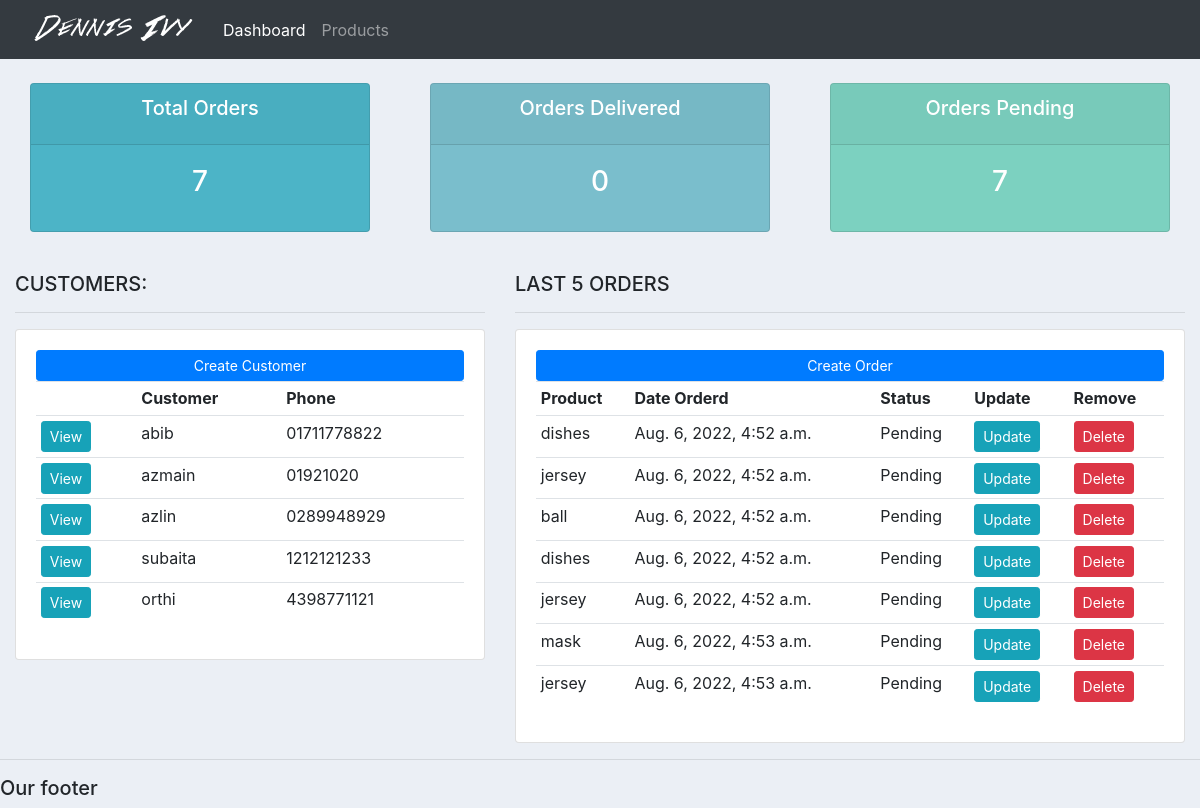
The app's page /, older data.
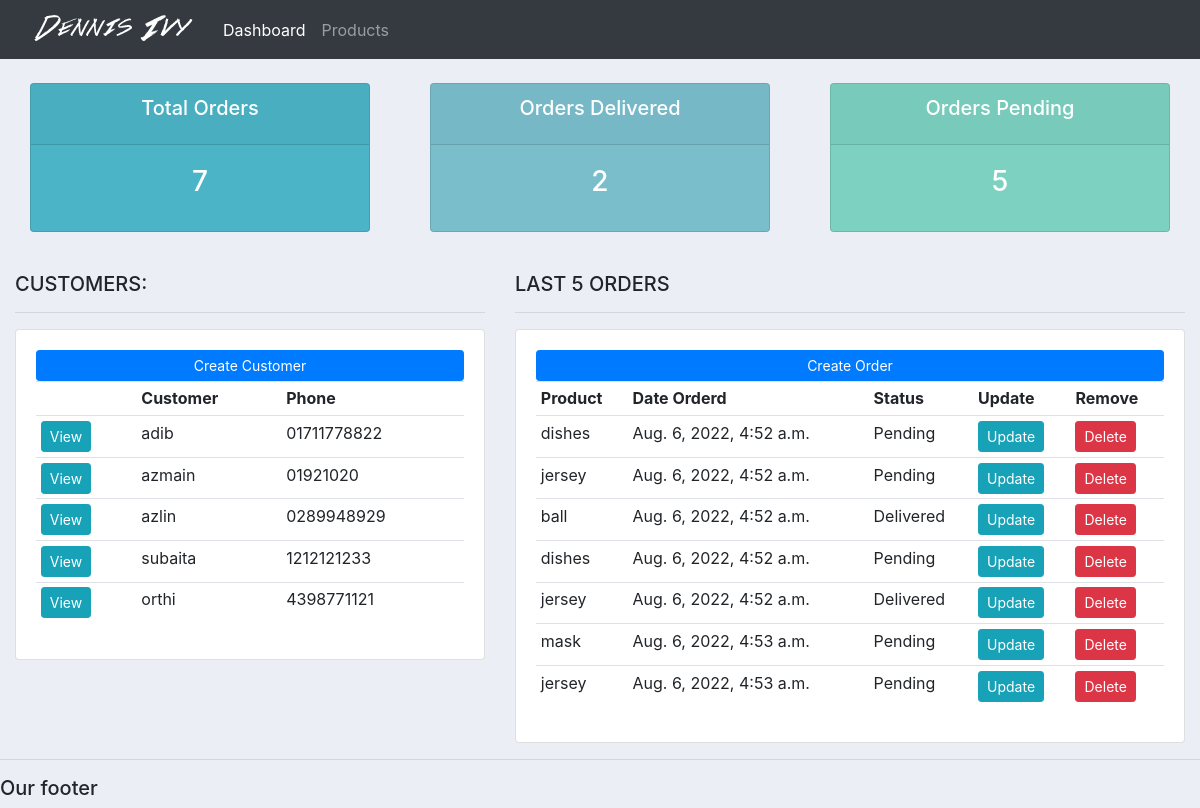
The same page, newer data.
### accounts/models.py (models this page shows, shortened)
class Customer(models.Model):
    name=models.CharField(max_length=200,null=True)
    email=models.CharField(max_length=100,null=True)
    phone=models.CharField(max_length=20,null=True)
    date_created=models.DateTimeField(auto_now_add=True,null=True)

class Order(models.Model):
	STATUS = (
			('Pending', 'Pending'),
			('Out for delivery', 'Out for delivery'),
			('Delivered', 'Delivered'),
			)
	customer =models.ForeignKey(Customer,null=TRUE,on_delete=models.SET_NULL)
	product =models.ForeignKey(Product,null=True,on_delete=models.SET_NULL)
	date_created = models.DateTimeField(auto_now_add=True, null=True)
	status = models.CharField(max_length=200, null=True, choices=STATUS)

class Product(models.Model):
    CATEGORY = (
			('Indoor', 'Indoor'),
			('Out Door', 'Out Door'),
			)
    name=models.CharField(max_length=200)
    price=models.FloatField(null=True)
    category=models.CharField(max_length=200,null=True,choices=CATEGORY)
    description=models.CharField(max_length=200,null=True)
    date_created=models.DateTimeField(auto_now_add=True,null=True)
    tags=models.ManyToManyField(Tag)
    def __str__(self) -> str:
        return self.name

### accounts/views.py (the view)
# urls.py: path('',views.home,name='home'),
def home(request):
    customers=Customer.objects.all()
    orders=Order.objects.all()
    total_customer=customers.count()
    total_orders=orders.count()
    total_pending=Order.objects.filter(status="Pending").count()
    total_delivered=Order.objects.filter(status="Delivered").count()
    context={
        'customers':customers,
        'orders':orders,
        'total_orders':total_orders,
        'total_customer':total_customer,
        'total_delivered':total_delivered,
        'total_pending':total_pending
        }
    return render(request,'accounts/dashboard.html',context)

### accounts/templates/accounts/dashboard.html
{%  extends 'accounts/main.html' %}
{% block content %}
{%  include 'accounts/status.html' %}
<br>
<div class="row">
	<div class="col-md-5">
		<h5>CUSTOMERS:</h5>
		<hr>
		<div class="card card-body">
			<a class="btn btn-primary  btn-sm btn-block" href="">Create Customer</a>
			<table class="table table-sm">
				<tr>
					<th></th>
					<th>Customer</th>
					<th>Phone</th>
				</tr>
				{% for customer in customers %}
					<tr>
						<td><a class="btn btn-sm btn-info" href="{% url 'customer' customer.id %}">View</a></td>
						<td>{{customer.name}}</td>
						<td>{{customer.phone}}</td>
					</tr>
				{% endfor %}
			</table>
		</div>
	</div>
	<div class="col-md-7">
		<h5>LAST 5 ORDERS</h5>
		<hr>
		<div class="card card-body">
			<a class="btn btn-primary  btn-sm btn-block" href="{% url 'create_order' %}">Create Order</a>
			<table class="table table-sm">
				<tr>
					<th>Product</th>
					<th>Date Orderd</th>
					<th>Status</th>
					<th>Update</th>
					<th>Remove</th>
				</tr>
				{% for order in orders %}
					<tr>
						<td>{{order.product}}</td>
						<td>{{order.date_created}}</td>
						<td>{{order.status}}</td>
						<td><a class="btn btn-sm btn-info" href="{% url 'update_order' order.id %}">Update</a></td>
						<td><a class="btn btn-sm btn-danger" href="{% url 'delete_order' order.id %}">Delete</a></td>
					</tr>
				{% endfor %}
			</table>
		</div>
	</div>
</div>
{% endblock %}

Row changes from the older to the newer data that the page shows:
changed Customer: name "abib" → "adib"
changed Order "ball": status "Pending" → "Delivered"
changed Order (number 5 of 7 on the later page): status "Pending" → "Delivered"
Text that changed along with them:
{{ total_delivered }}: "0" → "2"
{{ total_pending }}: "7" → "5"
